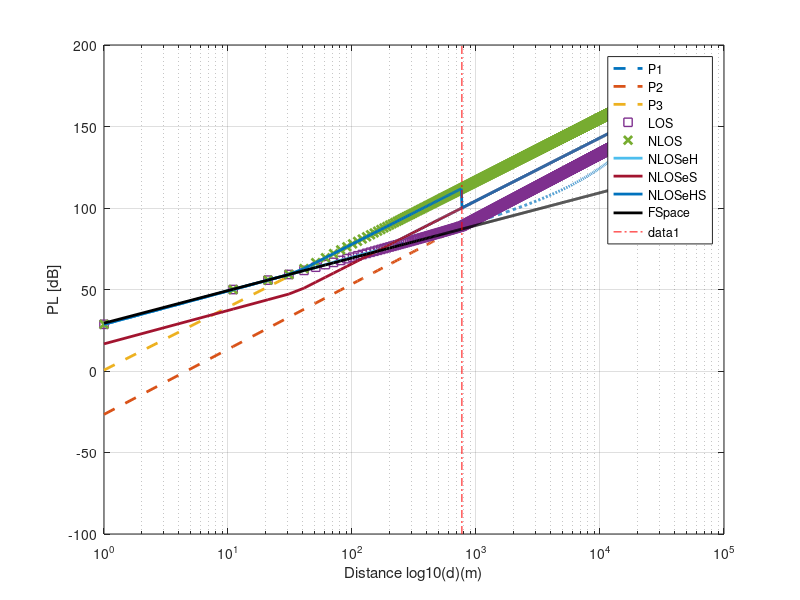
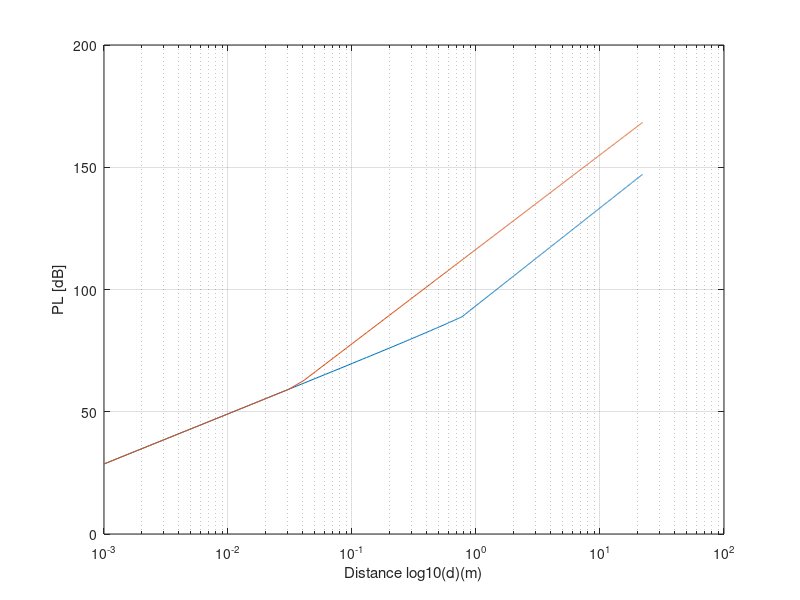

MATLAB code to generate these figures, in order:
clear all
close all

drange=1:10:22000;
fGHz=0.700;
 
%%% Constants
rmaH=5; % Avg Building heights
hBS=35;
hUT=1.5; % UT height
C=3e8;
dBP=2*pi*hBS*hUT*fGHz*1e9/C;


C1 = min(0.03*(rmaH^ 1.72), 10);
C2 = min(0.044*(rmaH^ 1.72), 14.77);
C3 = 0.002 * log10(rmaH);
W=20;
%%% nlos constansts
C4=161.04-7.1*log10(W)+7.5*log10(rmaH);
C5=-(24.37-3.7*(rmaH/hBS)^2)*log10(hBS);
C6=(43.42-3.1*log10(hBS));
C7=20*log10(fGHz)-(3.2*(log10(11.75*hUT)^2)-4.97);

%%% Evalate P1
indx=1;
P1=[];
P2=[];
LOS=[];
NLOS=[];
NLOSeH=[];
NLOSeS=[];
NLOSeHS=[];
FS=[];
P1BP=20*log10(40*pi*dBP*fGHz/3)+C1*log10(dBP)-C2+C3*dBP;
for d=drange
    FS(indx)= 20*log10(d) + 20*log10(fGHz)+32.45;
    P1(indx)=20*log10(40*pi*d*fGHz/3)+C1*log10(d)-C2+C3*d;
    
    P2(indx)=P1BP+40*log10(d/dBP);
    
    P3(indx)=C4+C5+C6*(log10(d)-3)+C7;
    
    if d<dBP
        LOS(indx)=P1(indx);
    else
        LOS(indx)=P2(indx);
    end
    
    NLOS(indx)=max(LOS(indx),P3(indx));
    NLOSeH(indx)=max(LOS(indx),P3(indx)-12);
 NLOSeS(indx)=max(LOS(indx),P3(indx))-12;
   if d<dBP
       NLOSeHS(indx)=NLOS(indx);
   else
       NLOSeHS(indx)=NLOSeS(indx);
    end
 
    indx=indx+1;
end
bpline=[dBP,-100;dBP,200];

figure;
olddrange=drange;
% drange=log10(drange/1000);

semilogx(drange ,P1,'LineStyle','--','LineWidth',2)  % d Normalized to 1km
hold all
semilogx(drange,P2,'LineStyle','--','LineWidth',2)  % d Normalized to 1km
semilogx(drange ,P3,'LineStyle','--','LineWidth',2)  % d Normalized to 1km

semilogx(drange ,LOS,'s','LineWidth',1)  % d Normalized to 1km
semilogx(drange ,NLOS,'x','LineWidth',2)  % d Normalized to 1km
semilogx(drange ,NLOSeH,'LineWidth',2)  % d Normalized to 1km
semilogx(drange ,NLOSeS,'LineWidth',2)  % d Normalized to 1km
semilogx(drange ,NLOSeHS,'LineWidth',2)  % d Normalized to 1km
semilogx(drange ,FS,'k','LineWidth',2);
grid on;


legend('P1','P2','P3','LOS','NLOS','NLOSeH','NLOSeS','NLOSeHS','FSpace');
h=line(bpline(:,1),bpline(:,2));
set(h,'Color',[1,0,0])
set(h,'LineStyle','-.');
ylabel('PL [dB]')
xlabel('Distance log10(d)(m)')



figure;

bpline=[dBP,-100;dBP,200];
semilogx(drange/1000 ,LOS)  % d Normalized to 1km
hold all
grid on
semilogx(drange/1000 ,NLOS)  % d Normalized to 1km
% h=line(bpline(:,1),bpline(:,2));
% set(h,'Color',[1,0,0])
% set(h,'LineStyle','-.');
ylabel('PL [dB]')
xlabel('Distance log10(d)(m)')


